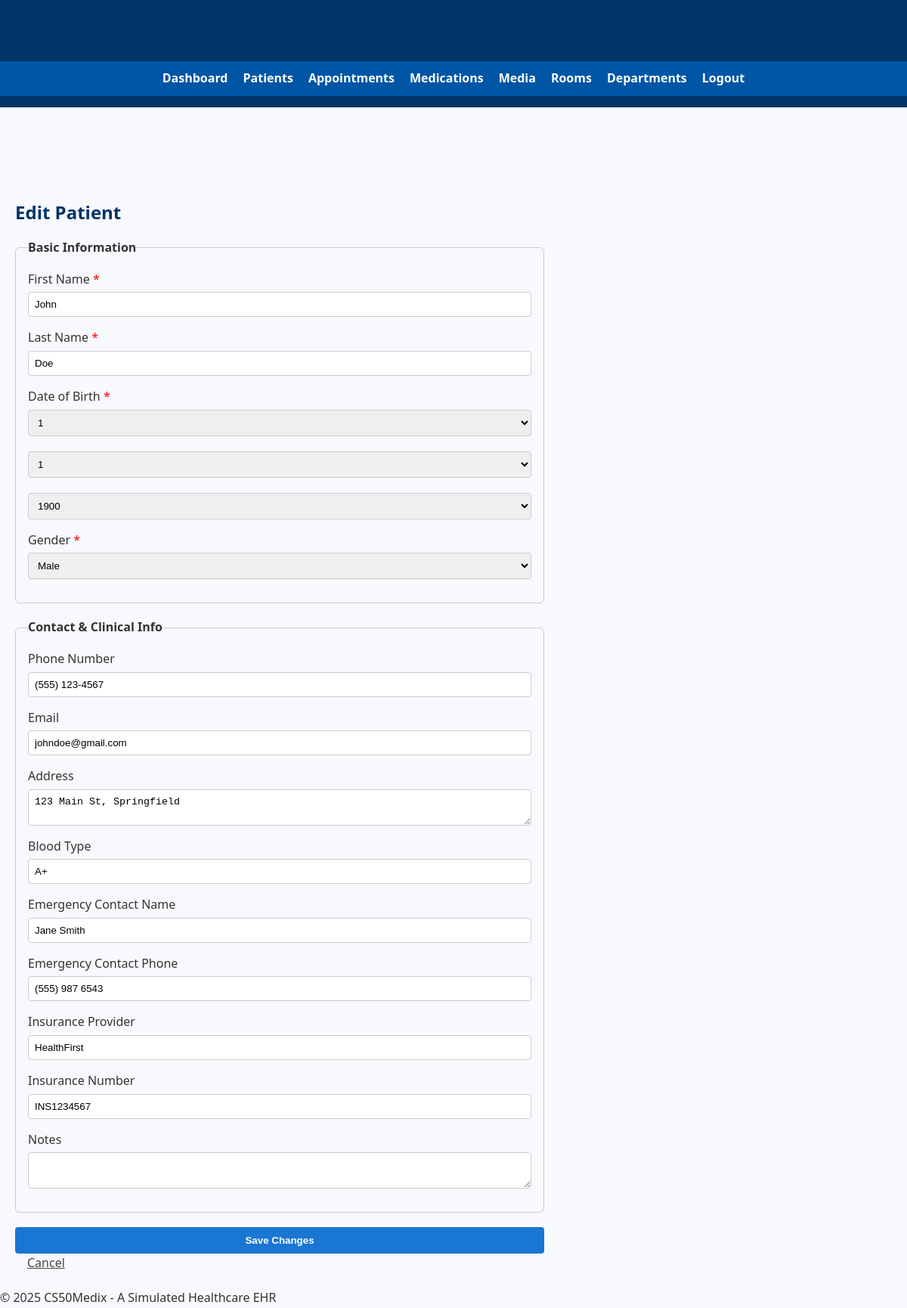
Page /patient/PT10000/edit (signed in) on the committed database.
### tables this page shows
CREATE TABLE Patients (
    patient_id VARCHAR(20) PRIMARY KEY,
    first_name VARCHAR(50) NOT NULL,
    last_name VARCHAR(50) NOT NULL,
    date_of_birth DATE NOT NULL,
    gender VARCHAR(10),
    race VARCHAR(20),
    ethnicity VARCHAR(20),
    phone_number VARCHAR(15),
    email VARCHAR(100),
    address TEXT,
    blood_type VARCHAR(5),
    emergency_contact_name VARCHAR(100),
    emergency_contact_phone VARCHAR(15),
    insurance_provider VARCHAR(100),
    insurance_number VARCHAR(50),
    notes TEXT,
    is_active BOOLEAN DEFAULT 1
);

### patient_route/patient.py (the view, shortened to what this page needs)
@patients_bp.route("/patient/<patient_id>/edit", methods=["GET", "POST"])
@login_required
def edit_patient(patient_id):
    with get_db_connection() as conn:
        patient = conn.execute("SELECT * FROM patients WHERE patient_id = ?", (patient_id,)).fetchone()
        if not patient:
            flash("Patient not found.", "error")
            return redirect(url_for("patients_bp.patients"))
    return render_template("edit_patient.html", patient=patient)

### app.py (called while the page is built)
@app.after_request
def after_request(response):
    response.headers["Cache-Control"] = "no-cache, no-store, must-revalidate"
    response.headers["Expires"] = 0
    response.headers["Pragma"] = "no-cache"
    return response

### features.py (called while the page is built)
def login_required(f):
    @wraps(f)
    def decorated_function(*args, **kwargs):
        if not session.get("user_id"):
            return redirect("/login")
        return f(*args, **kwargs)
    return decorated_function

### patient_route/patient.py (called while the page is built)
def get_db_connection():
    conn = sqlite3.connect("ehr.db")
    conn.row_factory = sqlite3.Row
    return conn

### patient_route/templates/edit_patient.html (shortened to what this page needs)
{% extends "layout.html" %}
{% block content %}
<h2>Edit Patient</h2>
<form action="{{ url_for('patients_bp.edit_patient', patient_id=patient.patient_id) }}" method="POST" class="form-sections">
  <fieldset>
    <legend>Basic Information</legend>
    <div>
      <label for="first_name">First Name <span class="required">*</span></label>
      <input type="text" name="first_name" id="first_name" value="{{ patient.first_name }}" required>
    </div>
    <div>
      <label for="last_name">Last Name <span class="required">*</span></label>
      <input type="text" name="last_name" id="last_name" value="{{ patient.last_name }}" required>
    </div>
    <div>
      <label>Date of Birth <span class="required">*</span></label>
      <div class="dob-selects">
        <select name="dob_day" required>
          {% for day in range(1, 32) %}
            <option value="{{ day }}" {% if patient.date_of_birth and patient.date_of_birth[8:10]|int == day %}selected{% endif %}>{{ day }}</option>
          {% endfor %}
        </select>
        <select name="dob_month" required>
          {% for month in range(1, 13) %}
            <option value="{{ month }}" {% if patient.date_of_birth and patient.date_of_birth[5:7]|int == month %}selected{% endif %}>{{ month }}</option>
          {% endfor %}
        </select>
        <select name="dob_year" required>
          {% for year in range(1900, 2026) %}
            <option value="{{ year }}" {% if patient.date_of_birth and patient.date_of_birth[0:4]|int == year %}selected{% endif %}>{{ year }}</option>
          {% endfor %}
        </select>
      </div>
    </div>
    <div>
      <label for="gender">Gender <span class="required">*</span></label>
      <select name="gender" id="gender" required>
        <option value="Male" {% if patient.gender == "Male" %}selected{% endif %}>Male</option>
      </select>
    </div>
  </fieldset>
  <fieldset>
    <legend>Contact & Clinical Info</legend>
    <div>
      <label for="phone_number">Phone Number</label>
      <input type="tel" name="phone_number" id="phone_number" value="{{ patient.phone_number }}">
    </div>
    <div>
      <label for="email">Email</label>
      <input type="email" name="email" id="email" value="{{ patient.email }}">
    </div>
    <div>
      <label for="address">Address</label>
      <textarea name="address" id="address">{{ patient.address }}</textarea>
    </div>
    <div>
      <label for="blood_type">Blood Type</label>
      <input type="text" name="blood_type" id="blood_type" value="{{ patient.blood_type }}">
    </div>
    <div>
      <label for="emergency_contact_name">Emergency Contact Name</label>
      <input type="text" name="emergency_contact_name" id="emergency_contact_name" value="{{ patient.emergency_contact_name }}">
    </div>
    <div>
      <label for="emergency_contact_phone">Emergency Contact Phone</label>
      <input type="tel" name="emergency_contact_phone" id="emergency_contact_phone" value="{{ patient.emergency_contact_phone }}">
    </div>
    <div>
      <label for="insurance_provider">Insurance Provider</label>
      <input type="text" name="insurance_provider" id="insurance_provider" value="{{ patient.insurance_provider }}">
    </div>
    <div>
      <label for="insurance_number">Insurance Number</label>
      <input type="text" name="insurance_number" id="insurance_number" value="{{ patient.insurance_number }}">
    </div>
    <div>
      <label for="notes">Notes</label>
      <textarea name="notes" id="notes">{{ patient.notes }}</textarea>
    </div>
  </fieldset>
  <div>
    <button type="submit">Save Changes</button>
    <a href="{{ url_for('patients_bp.patient_profile', patient_id=patient.patient_id) }}" class="btn-link">Cancel</a>
  </div>
</form>
{% endblock %}

### static/styles.css (style rules this page uses)
* { box-sizing: border-box; margin: 0; padding: 0; }
body { font-family: 'Segoe UI', Tahoma, Geneva, Verdana, sans-serif; background-color: #f7f9fc; color: #333; line-height: 1.6; transition: background 0.3s, color 0.3s; }
h1, h2, h3 { margin-bottom: 15px; color: #003366; }
form label { font-weight: bold; display: block; margin-bottom: 5px; }
form input, form select, form textarea { width: 100%; padding: 8px; margin-bottom: 15px; border: 1px solid #ccc; border-radius: 4px; transition: background 0.3s, color 0.3s; }
button { background: #0055a5; color: #fff; border: none; padding: 10px 20px; cursor: pointer; border-radius: 4px; font-weight: bold; }

### patient_route/templates/edit_patient.html (style rules this page uses)
.form-sections { display: flex; flex-direction: column; gap: 1.2rem; max-width: 700px; }
form fieldset { border: 1px solid #ccc; padding: 1rem; border-radius: 6px; }
form legend { font-weight: bold; }
form div { display: flex; flex-direction: column; }
form label { font-weight: 500; margin-bottom: 4px; }
form input, form select, form textarea { padding: 8px; border-radius: 4px; border: 1px solid #ccc; }
form button { padding: 10px; font-weight: bold; background: #1976d2; color: white; border: none; border-radius: 4px; }
.btn-link { margin-left: 1rem; text-decoration: underline; color: #444; }
.required { color: red; }
.dob-selects { display: flex; gap: 5px; }

### rows in the picture
Patients: first_name "John", last_name "Doe", dob_day "1", dob_month "1", dob_year "1900", gender "Male", phone_number "(555) 123-4567", email "johndoe@gmail.com", address "123 Main St, Springfield", blood_type "A+", emergency_contact_name "Jane Smith", emergency_contact_phone "(555) 987 6543", insurance_provider "HealthFirst", insurance_number "INS1234567"
